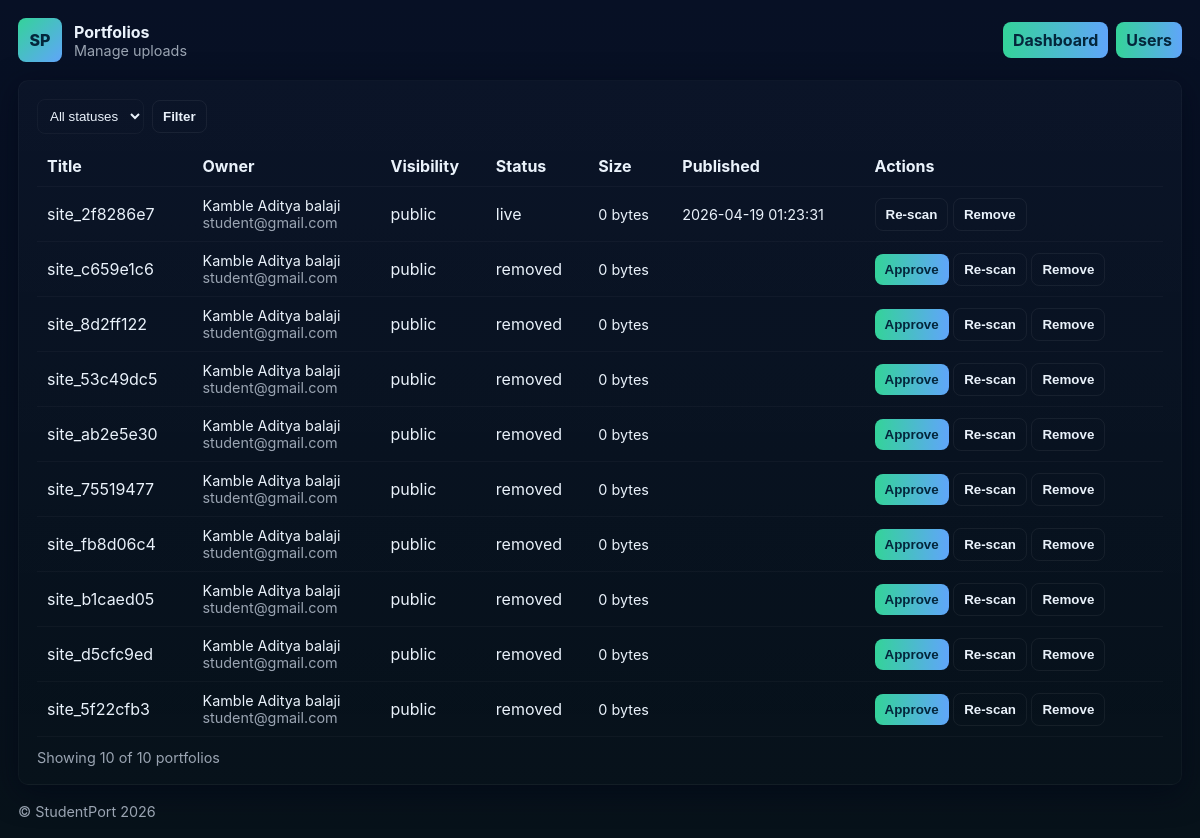
The page /admin/portfolios.php (signed in) on the database its author committed.
### tables this page shows
CREATE TABLE `portfolios` (
  `id` bigint(20) UNSIGNED NOT NULL,
  `user_id` bigint(20) UNSIGNED NOT NULL,
  `title` varchar(200) DEFAULT NULL,
  `slug` varchar(255) NOT NULL,
  `storage_path` varchar(1024) NOT NULL,
  `visibility` enum('public','private_link','recruiter_only') NOT NULL DEFAULT 'public',
  `size_bytes` bigint(20) UNSIGNED NOT NULL DEFAULT 0,
  `views_count` bigint(20) UNSIGNED NOT NULL DEFAULT 0,
  `published_at` datetime DEFAULT NULL,
  `status` enum('pending','approved','live','removed') NOT NULL DEFAULT 'pending',
  `created_at` datetime NOT NULL DEFAULT current_timestamp(),
  `updated_at` datetime NOT NULL DEFAULT current_timestamp() ON UPDATE current_timestamp(),
  `deploy_path` varchar(1024) DEFAULT NULL,
  `subdomain` varchar(255) DEFAULT NULL,
  `deploy_status` enum('pending','processing','deployed','failed') DEFAULT 'pending',
  `entry_file` varchar(255) DEFAULT 'index.html'
);

CREATE TABLE `users` (
  `id` bigint(20) UNSIGNED NOT NULL,
  `name` varchar(150) NOT NULL,
  `email` varchar(255) NOT NULL,
  `password_hash` varchar(255) NOT NULL,
  `role` enum('student','recruiter','moderator','admin') NOT NULL DEFAULT 'student',
  `college` varchar(255) DEFAULT NULL,
  `is_verified` tinyint(1) NOT NULL DEFAULT 0,
  `status` enum('active','suspended','deleted') NOT NULL DEFAULT 'active',
  `created_at` datetime NOT NULL DEFAULT current_timestamp(),
  `updated_at` datetime NOT NULL DEFAULT current_timestamp() ON UPDATE current_timestamp()
);

### admin/portfolios.php (the view, shortened to what this page needs)
<?php
$mysqli = db_connect();
$status = $_GET['status'] ?? '';
$page = max(1, (int)($_GET['page'] ?? 1));
$per = 20; $offset = ($page-1)*$per;
$where = '';
$params = [];
$countSql = "SELECT COUNT(*) as cnt FROM portfolios p $where";
$stmt = $mysqli->prepare($countSql);
$stmt->execute(); $total = $stmt->get_result()->fetch_assoc()['cnt']; $stmt->close();
$listSql = "SELECT p.id,p.title,p.slug,p.visibility,p.status,p.published_at,p.size_bytes,u.name AS owner_name,u.email AS owner_email
            FROM portfolios p JOIN users u ON p.user_id = u.id $where ORDER BY p.created_at DESC LIMIT ? OFFSET ?";
if ($status !== '') {
    $stmt = $mysqli->prepare($listSql);
    $stmt->bind_param('sii', $params[0], $per, $offset);
} else {
    $stmt = $mysqli->prepare($listSql);
    $stmt->bind_param('ii', $per, $offset);
}
$stmt->execute();
$portfolios = $stmt->get_result()->fetch_all(MYSQLI_ASSOC);
?>
<!doctype html>
<html lang="en">
<head>
  <link rel="stylesheet" href="style.css">
</head>
<body>
  <div class="container">
    <header class="header">
      <div class="brand"><div class="logo">SP</div><div><strong>Portfolios</strong><div class="small">Manage uploads</div></div></div>
      <nav class="nav"><a class="btn" href="index.php">Dashboard</a><a class="btn" href="users.php">Users</a></nav>
    </header>
    <section class="card">
      <div style="display:flex;gap:8px;align-items:center;margin-bottom:12px">
        <form method="get" class="form-inline">
          <select name="status" style="padding:8px;border-radius:8px;background:transparent;border:1px solid rgba(255,255,255,0.04);color:var(--text)">
            <option value="">All statuses</option>
          </select>
          <button class="btn ghost" type="submit">Filter</button>
        </form>
      </div>
      <table class="table">
        <thead><tr><th>Title</th><th>Owner</th><th>Visibility</th><th>Status</th><th>Size</th><th>Published</th><th>Actions</th></tr></thead>
        <tbody>
          <?php foreach ($portfolios as $p): ?>
            <tr>
              <td><?= htmlspecialchars($p['title'] ?: $p['slug']) ?></td>
              <td class="small"><?= htmlspecialchars($p['owner_name']) ?> <div class="small"><?= htmlspecialchars($p['owner_email']) ?></div></td>
              <td><?= htmlspecialchars($p['visibility']) ?></td>
              <td><?= htmlspecialchars($p['status']) ?></td>
              <td class="small"><?= (int)$p['size_bytes'] ?> bytes</td>
              <td class="small"><?= htmlspecialchars($p['published_at']) ?></td>
              <td>
                <form method="post" style="display:inline">
                  <?php if ($p['status'] !== 'approved' && $p['status'] !== 'live'): ?>
                    <button class="btn" name="action" value="approve" type="submit">Approve</button>
                  <?php endif; ?>
                  <button class="btn ghost" name="action" value="rescan" type="submit">Re-scan</button>
                  <button class="btn ghost" name="action" value="remove" type="submit">Remove</button>
                </form>
              </td>
            </tr>
          <?php endforeach; ?>
        </tbody>
      </table>
      <div class="small" style="margin-top:12px">Showing <?= count($portfolios) ?> of <?= (int)$total ?> portfolios</div>
    </section>
    <div class="footer">© StudentPort <?= date('Y') ?></div>
  </div>
</body>
</html>

### admin/Style.css (style rules this page uses)
:root { --bg:#0f1724; --card:#0b1220; --muted:#9aa4b2; --accent:#60a5fa; --text:#eaf2fb; --radius:10px; --shadow: 0 8px 30px rgba(2,6,23,0.6); font-family: Inter, system-ui, -apple-system, "Segoe UI", Roboto, Arial; }
* { box-sizing:border-box }
body { margin:0;background:linear-gradient(180deg,#071025,#07121a);color:var(--text);font-family:Inter,system-ui;padding:18px }
.container { max-width:1200px;margin:0 auto }
.header { display:flex;justify-content:space-between;align-items:center;margin-bottom:18px }
.brand { display:flex;gap:12px;align-items:center }
.logo { width:44px;height:44px;border-radius:8px;background:linear-gradient(135deg,#34d399,#60a5fa);display:grid;place-items:center;color:#04263b;font-weight:800 }
.nav { display:flex;gap:8px }
.card { background:linear-gradient(180deg,rgba(255,255,255,0.02),transparent);padding:18px;border-radius:var(--radius);box-shadow:var(--shadow);border:1px solid rgba(255,255,255,0.03) }
.table { width:100%;border-collapse:collapse;margin-top:12px }
.table th,.table td { padding:10px;border-bottom:1px solid rgba(255,255,255,0.03);text-align:left;color:var(--text) }
.btn { background:linear-gradient(90deg,#34d399,#60a5fa);color:#04263b;padding:8px 10px;border-radius:8px;text-decoration:none;font-weight:700;border:none;cursor:pointer }
.btn.ghost { background:transparent;border:1px solid rgba(255,255,255,0.06);color:var(--text) }
.form-inline { display:flex;gap:8px;align-items:center }
.small { font-size:0.9rem;color:var(--muted) }
.footer { margin-top:18px;color:var(--muted);font-size:0.9rem }

### rows shown on the page
portfolios: slug "site_2f8286e7", user.name "Kamble Aditya balaji", user.email "student@gmail.com", visibility "public", status "live", size_bytes "0", published_at "2026-04-19 01:23:31"
portfolios: slug "site_c659e1c6", user.name "Kamble Aditya balaji", user.email "student@gmail.com", visibility "public", status "removed", size_bytes "0", shows "Approve"
portfolios: slug "site_8d2ff122", user.name "Kamble Aditya balaji", user.email "student@gmail.com", visibility "public", status "removed", size_bytes "0", shows "Approve"
portfolios: slug "site_53c49dc5", user.name "Kamble Aditya balaji", user.email "student@gmail.com", visibility "public", status "removed", size_bytes "0", shows "Approve"
portfolios: slug "site_ab2e5e30", user.name "Kamble Aditya balaji", user.email "student@gmail.com", visibility "public", status "removed", size_bytes "0", shows "Approve"
portfolios: slug "site_75519477", user.name "Kamble Aditya balaji", user.email "student@gmail.com", visibility "public", status "removed", size_bytes "0", shows "Approve"
portfolios: slug "site_fb8d06c4", user.name "Kamble Aditya balaji", user.email "student@gmail.com", visibility "public", status "removed", size_bytes "0", shows "Approve"
portfolios: slug "site_b1caed05", user.name "Kamble Aditya balaji", user.email "student@gmail.com", visibility "public", status "removed", size_bytes "0", shows "Approve"
portfolios: slug "site_d5cfc9ed", user.name "Kamble Aditya balaji", user.email "student@gmail.com", visibility "public", status "removed", size_bytes "0", shows "Approve"
portfolios: slug "site_5f22cfb3", user.name "Kamble Aditya balaji", user.email "student@gmail.com", visibility "public", status "removed", size_bytes "0", shows "Approve"

### other values the page prints
count($portfolios) "10"
$total "10"
